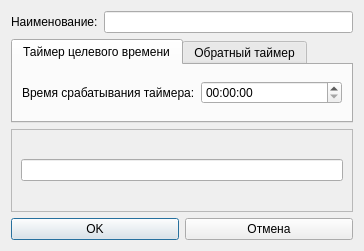
<?xml version="1.0" encoding="UTF-8"?>
<ui version="4.0">
 <class>DialogTimerSettings</class>
 <widget class="QDialog" name="DialogTimerSettings">
  <property name="geometry">
   <rect>
    <x>0</x>
    <y>0</y>
    <width>364</width>
    <height>251</height>
   </rect>
  </property>
  <property name="windowTitle">
   <string/>
  </property>
  <layout class="QGridLayout" name="gridLayout_5">
   <item row="0" column="0">
    <layout class="QVBoxLayout" name="verticalLayout_3">
     <item>
      <layout class="QHBoxLayout" name="horizontalLayout_6">
       <item>
        <widget class="QLabel" name="label">
         <property name="text">
          <string>Наименование:</string>
         </property>
        </widget>
       </item>
       <item>
        <widget class="QLineEdit" name="ediortName"/>
       </item>
      </layout>
     </item>
     <item>
      <widget class="QTabWidget" name="tabWidget">
       <property name="sizePolicy">
        <sizepolicy hsizetype="Minimum" vsizetype="Minimum">
         <horstretch>0</horstretch>
         <verstretch>0</verstretch>
        </sizepolicy>
       </property>
       <property name="currentIndex">
        <number>0</number>
       </property>
       <widget class="QWidget" name="AlarmClock">
        <attribute name="title">
         <string>Таймер целевого времени</string>
        </attribute>
        <layout class="QGridLayout" name="gridLayout">
         <item row="0" column="0">
          <layout class="QHBoxLayout" name="horizontalLayout_2">
           <item>
            <widget class="QLabel" name="label_2">
             <property name="text">
              <string>Время срабатывания таймера:</string>
             </property>
            </widget>
           </item>
           <item>
            <widget class="QTimeEdit" name="editalarmtime"/>
           </item>
          </layout>
         </item>
        </layout>
       </widget>
       <widget class="QWidget" name="Timer">
        <attribute name="title">
         <string>Обратный таймер</string>
        </attribute>
        <layout class="QGridLayout" name="gridLayout_2">
         <item row="0" column="0">
          <layout class="QHBoxLayout" name="horizontalLayout_3">
           <item>
            <widget class="QLabel" name="label_3">
             <property name="text">
              <string>Сработает через:</string>
             </property>
            </widget>
           </item>
           <item>
            <widget class="QSpinBox" name="edittimerhour">
             <property name="maximum">
              <number>672</number>
             </property>
            </widget>
           </item>
           <item>
            <widget class="QLabel" name="label_4">
             <property name="text">
              <string>ч.</string>
             </property>
            </widget>
           </item>
           <item>
            <widget class="QSpinBox" name="edittimermin">
             <property name="maximum">
              <number>80000</number>
             </property>
            </widget>
           </item>
           <item>
            <widget class="QLabel" name="label_5">
             <property name="text">
              <string>мин.</string>
             </property>
            </widget>
           </item>
          </layout>
         </item>
        </layout>
       </widget>
      </widget>
     </item>
     <item>
      <widget class="QFrame" name="frame_2">
       <property name="frameShape">
        <enum>QFrame::StyledPanel</enum>
       </property>
       <property name="frameShadow">
        <enum>QFrame::Raised</enum>
       </property>
       <layout class="QGridLayout" name="gridLayout_4">
        <item row="1" column="0">
         <widget class="QLineEdit" name="textBrowser"/>
        </item>
       </layout>
      </widget>
     </item>
     <item>
      <layout class="QHBoxLayout" name="horizontalLayout_5">
       <item>
        <widget class="QPushButton" name="btnOK">
         <property name="text">
          <string>OK</string>
         </property>
        </widget>
       </item>
       <item>
        <widget class="QPushButton" name="btnNo">
         <property name="text">
          <string>Отмена</string>
         </property>
        </widget>
       </item>
      </layout>
     </item>
    </layout>
   </item>
  </layout>
 </widget>
 <resources/>
 <connections/>
</ui>
